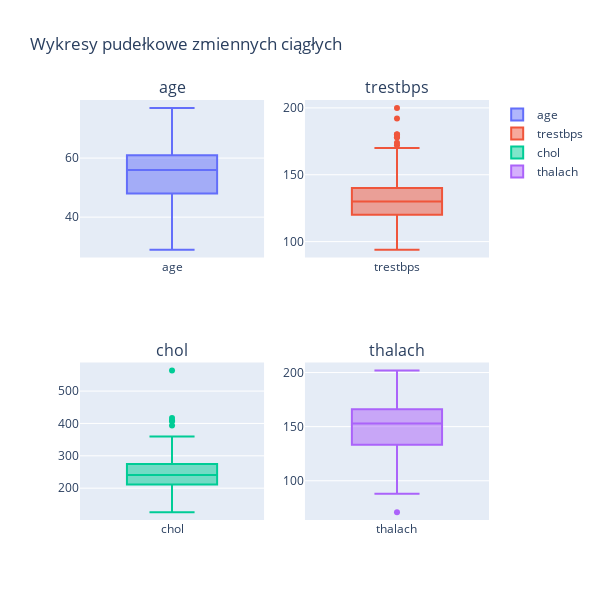

This figure's notebook cell:
### Markdown cell above
# **2.** Exploratory Data Analysis
## **2.1** Patterns in Data

### Code cell
cont_var = df.select_dtypes('int')
df_long = cont_var.melt(var_name='Variable', value_name='Value')

fig = make_subplots(rows=2, cols=2, subplot_titles=cont_var.columns)
for i, col in enumerate(cont_var.columns):
    row = i // 2 + 1
    col_num = i % 2 + 1
    fig.add_trace(go.Box(y=df[col], name=col), row=row, col=col_num)

fig.update_layout(
    title='Wykresy pudełkowe zmiennych ciągłych',
    height=600,
    width=600,
)
fig.show()

### Figure 1 — Plotly figure (JSON) as saved in the notebook; plotly's stock layout.template omitted (floating-point values rounded to 4 significant figures; data arrays with more than 128 entries replaced by an {"elided": "..."} marker saying what was removed)
{"data": [{"name": "age", "type": "box", "xaxis": "x", "y": {"elided": "303 int values"}, "yaxis": "y"}, {"name": "trestbps", "type": "box", "xaxis": "x2", "y": {"elided": "303 int values"}, "yaxis": "y2"}, {"name": "chol", "type": "box", "xaxis": "x3", "y": {"elided": "303 int values"}, "yaxis": "y3"}, {"name": "thalach", "type": "box", "xaxis": "x4", "y": {"elided": "303 int values"}, "yaxis": "y4"}], "layout": {"annotations": [{"font": {"size": 16}, "showarrow": false, "text": "age", "x": 0.225, "xanchor": "center", "xref": "paper", "y": 1, "yanchor": "bottom", "yref": "paper"}, {"font": {"size": 16}, "showarrow": false, "text": "trestbps", "x": 0.775, "xanchor": "center", "xref": "paper", "y": 1, "yanchor": "bottom", "yref": "paper"}, {"font": {"size": 16}, "showarrow": false, "text": "chol", "x": 0.225, "xanchor": "center", "xref": "paper", "y": 0.375, "yanchor": "bottom", "yref": "paper"}, {"font": {"size": 16}, "showarrow": false, "text": "thalach", "x": 0.775, "xanchor": "center", "xref": "paper", "y": 0.375, "yanchor": "bottom", "yref": "paper"}], "height": 600, "title": {"text": "Wykresy pudełkowe zmiennych ciągłych"}, "width": 600, "xaxis": {"anchor": "y", "domain": [0, 0.45]}, "xaxis2": {"anchor": "y2", "domain": [0.55, 1]}, "xaxis3": {"anchor": "y3", "domain": [0, 0.45]}, "xaxis4": {"anchor": "y4", "domain": [0.55, 1]}, "yaxis": {"anchor": "x", "domain": [0.625, 1]}, "yaxis2": {"anchor": "x2", "domain": [0.625, 1]}, "yaxis3": {"anchor": "x3", "domain": [0, 0.375]}, "yaxis4": {"anchor": "x4", "domain": [0, 0.375]}}}
